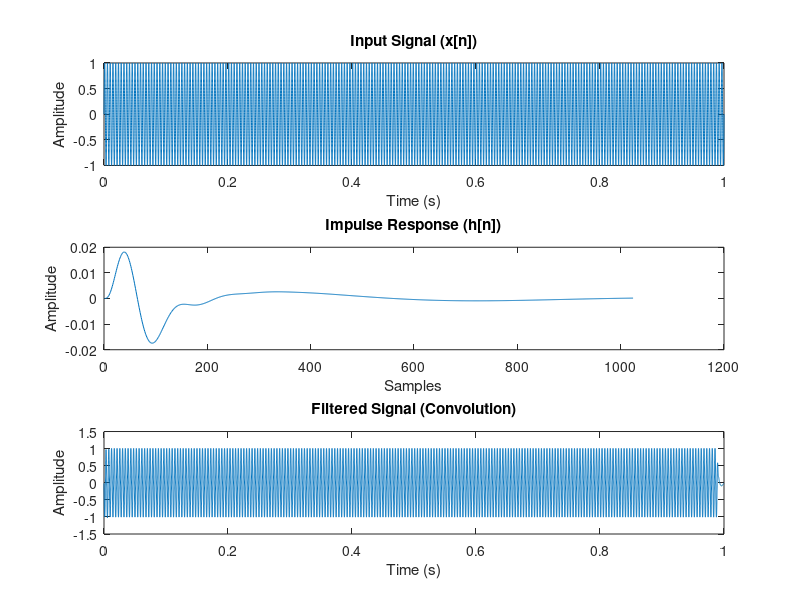

Source code (MATLAB):
% Coefficients of the difference equation
[b a] = butter(4, [50 500]/(44100/2), "bandpass");



b1 = [0, 3.1186*10^(-8), 0, -1.2468*10^(-7), 0, 1.8702*10^(-7), 0, -1.2468*10^(-7), 0, 3.1186*10^(-8)];
a1 = [1, -9.829459997, 43.48246904, -113.9980718, 196.1520579, -231.4591451, 189.6864962, -106.606806, 39.32295749, -8.596213496, 0.845715772];

% Generate input signal (e.g., sine wave)
fs = 44100;              % Sampling frequency
t = 0:1/fs:1;           % Time vector (1 second)
f = 225;
x = sin(2*pi*f*t);     % Input signal: 50 Hz sine wave


% Compute impulse response of the filter
N = 1024;               % Number of samples for impulse response
h = impz(b, a, N);      % Impulse response of the filter

% Filter the signal using convolution
y_conv = conv(x, h, 'same');  % Convolve input signal with impulse response

% Plot results
figure;
subplot(3, 1, 1);
plot(t, x);             % Plot input signal
title('Input Signal (x[n])');
xlabel('Time (s)');
ylabel('Amplitude');

subplot(3, 1, 2);
plot(h);                % Plot impulse response
title('Impulse Response (h[n])');
xlabel('Samples');
ylabel('Amplitude');

subplot(3, 1, 3);
plot(t, y_conv);        % Plot filtered signal
title('Filtered Signal (Convolution)');
xlabel('Time (s)');
ylabel('Amplitude');